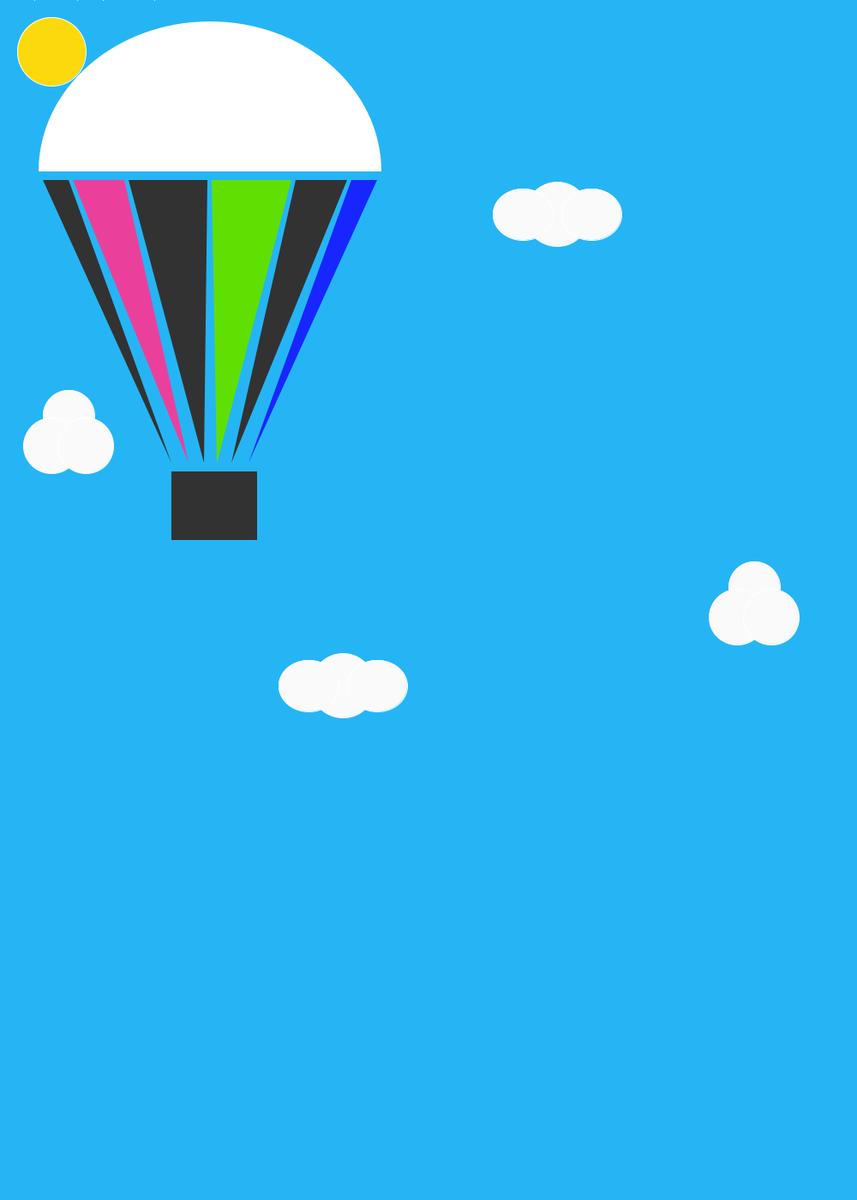
Frame 1 (no input)
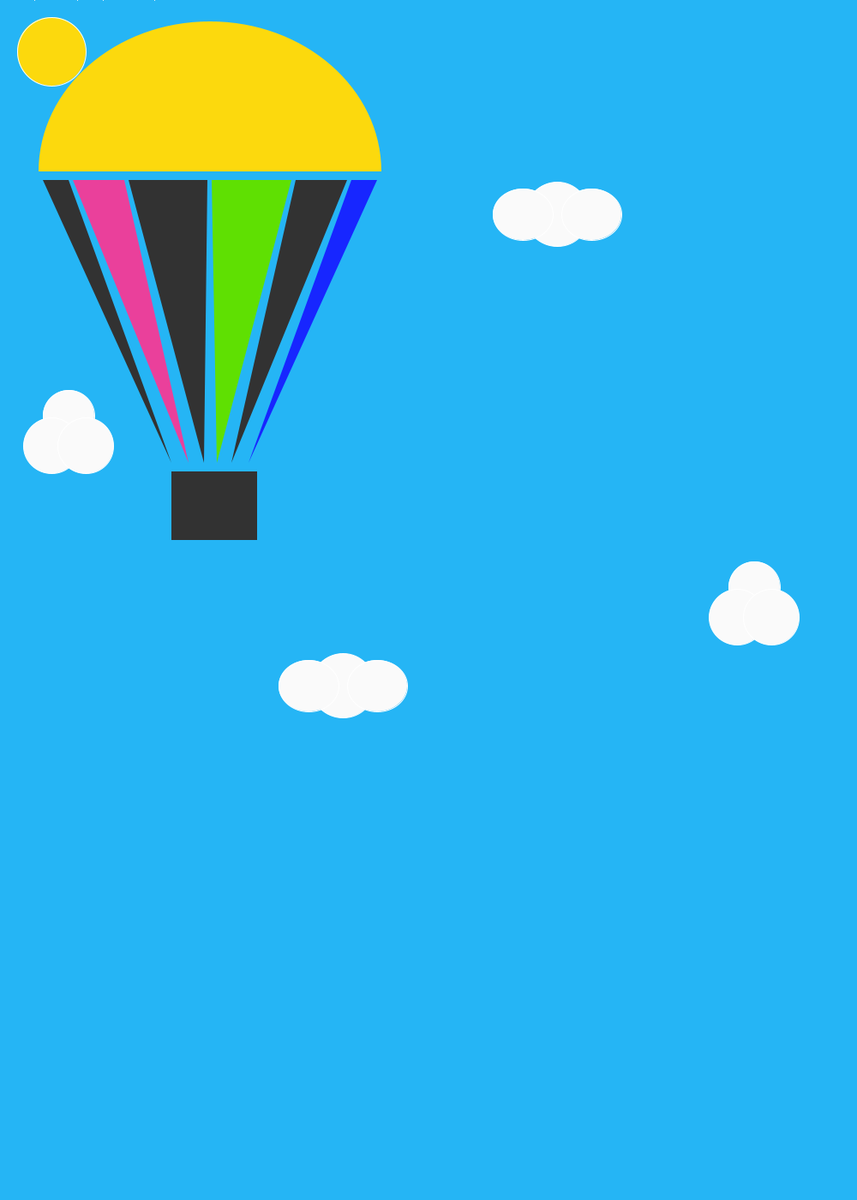
Frame 60 (the mouse pressed at the canvas centre just before this capture)
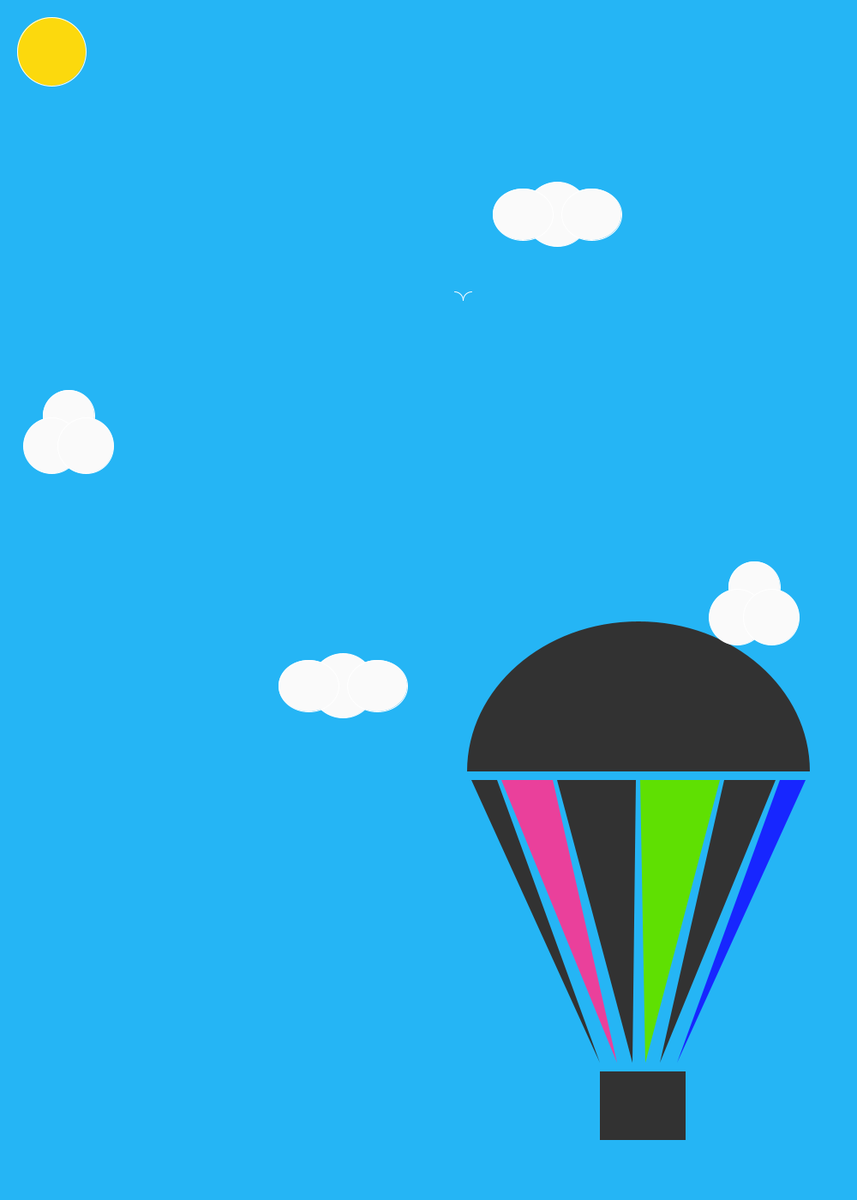
Frame 120 (the mouse held since frame 60 and released just before this capture)

The Processing sketch that drew these frames (run headless with seeded random() and noise(); from frame 60 on, the mouse is pressed at the canvas centre):

// Processing sketch: processing_134858
// ── processing_134858.pde

// Stephanie Noleto

void setup(){
size (1000,1400); 

}


//balão
void draw (){
  
background (37,181,245);  
smooth();
noStroke ();


if (( mouseX>0) && (mouseY>0))  

fill (50);
ellipse (245+mouseX,200+mouseY,400,350);
fill (37,181,245);
rect (0+mouseX,200+mouseY,500,175);


fill (50);
rect (200+mouseX,550+mouseY,100,80);


fill (50);
triangle (50+mouseX,210+mouseY,200+mouseX,540+mouseY,80+mouseX,210+mouseY);
fill(234,64,155);
triangle (85+mouseX,210+mouseY,145+mouseX,210+mouseY,220+mouseX,540+mouseY);
fill (50);
triangle (150+mouseX,210+mouseY,242+mouseX,210+mouseY,238+mouseX,540+mouseY);
fill (95,224,2);
triangle (247+mouseX,210+mouseY,340+mouseX,210+mouseY,253+mouseX,540+mouseY);
fill (50);
triangle (345+mouseX,210+mouseY,405+mouseX,210+mouseY,270+mouseX,540+mouseY);
fill (23,38,255);
triangle (410+mouseX,210+mouseY,440+mouseX,210+mouseY,290+mouseX,540+mouseY);

//passaros
stroke (255); 
noFill ();
pushMatrix ();
translate (mouseX+80/2, mouseY/2); 
arc (-10,0,20,20,3*PI/2,2*PI); 
translate (mouseX+100/2, mouseY/2); 
arc (-10,0,20,20,3*PI/2,2*PI); 
translate (mouseX+60/2, mouseY/2); 
arc (-10,0,20,20,3*PI/2,2*PI); 
translate (mouseX+120/2, mouseY/2); 
arc (-10,0,20,20,3*PI/2,2*PI); 
popMatrix ();

pushMatrix ();
translate (mouseX+80/2, mouseY/2);  
arc (10,0,20,20,PI,3*PI/2); 
translate (mouseX+100/2, mouseY/2); 
arc (10,0,20,20,PI,3*PI/2); 
translate (mouseX+60/2, mouseY/2); 
arc (10,0,20,20,PI,3*PI/2); 
translate (mouseX+120/2, mouseY/2); 
arc (10,0,20,20,PI,3*PI/2); 
popMatrix ();


// nuvens
fill (250);
ellipse (80,485,60,60);
ellipse (60,520,65,65);
ellipse (100,520,65,65);

ellipse (880,685,60,60);
ellipse (860,720,65,65);
ellipse (900,720,65,65);

ellipse (400,800,75,75);
ellipse (360,800,70,60);
ellipse (440,800,70,60);

ellipse (650,250,75,75);
ellipse (610,250,70,60);
ellipse (690,250,70,60);

//sol
fill (252,217,13);
ellipse (60,60,80,80);


}
